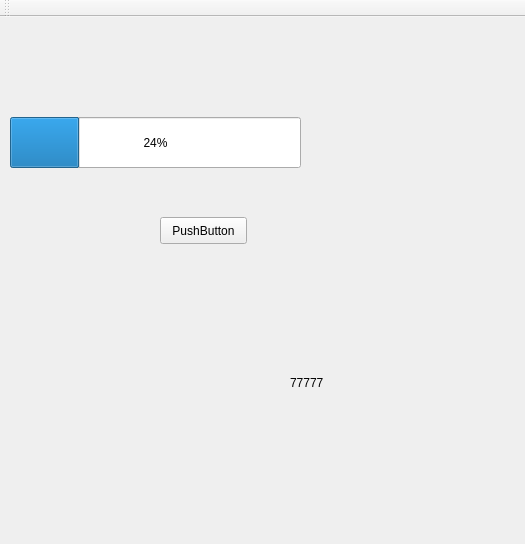
<?xml version="1.0" encoding="UTF-8"?>
<ui version="4.0">
 <class>MainWindow</class>
 <widget class="QMainWindow" name="MainWindow">
  <property name="geometry">
   <rect>
    <x>0</x>
    <y>0</y>
    <width>525</width>
    <height>544</height>
   </rect>
  </property>
  <property name="windowTitle">
   <string>MainWindow</string>
  </property>
  <widget class="QWidget" name="centralWidget">
   <widget class="QProgressBar" name="progressBar">
    <property name="geometry">
     <rect>
      <x>10</x>
      <y>100</y>
      <width>291</width>
      <height>51</height>
     </rect>
    </property>
    <property name="styleSheet">
     <string notr="true">QProgressBar
{
background(1,255,0);
}
QProgressBar
{
}
</string>
    </property>
    <property name="value">
     <number>24</number>
    </property>
   </widget>
   <widget class="QPushButton" name="Button">
    <property name="geometry">
     <rect>
      <x>160</x>
      <y>200</y>
      <width>87</width>
      <height>27</height>
     </rect>
    </property>
    <property name="text">
     <string>PushButton</string>
    </property>
   </widget>
   <widget class="QLabel" name="labelImage">
    <property name="geometry">
     <rect>
      <x>250</x>
      <y>310</y>
      <width>171</width>
      <height>131</height>
     </rect>
    </property>
    <property name="text">
     <string/>
    </property>
    <property name="pixmap">
     <pixmap resource="zarc.qrc">:/new/prefix2/hello</pixmap>
    </property>
    <property name="margin">
     <number>0</number>
    </property>
   </widget>
   <widget class="QLabel" name="labelText">
    <property name="geometry">
     <rect>
      <x>290</x>
      <y>340</y>
      <width>91</width>
      <height>51</height>
     </rect>
    </property>
    <property name="text">
     <string>77777</string>
    </property>
   </widget>
  </widget>
  <widget class="QMenuBar" name="menuBar">
   <property name="geometry">
    <rect>
     <x>0</x>
     <y>0</y>
     <width>525</width>
     <height>25</height>
    </rect>
   </property>
  </widget>
  <widget class="QToolBar" name="mainToolBar">
   <attribute name="toolBarArea">
    <enum>TopToolBarArea</enum>
   </attribute>
   <attribute name="toolBarBreak">
    <bool>false</bool>
   </attribute>
  </widget>
 </widget>
 <layoutdefault spacing="6" margin="11"/>
 <resources>
  <include location="zarc.qrc"/>
 </resources>
 <connections/>
</ui>
